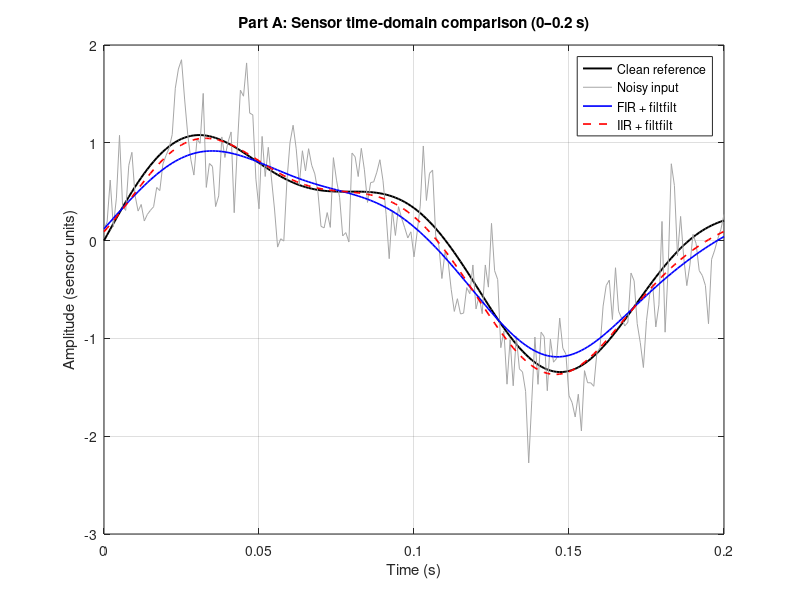
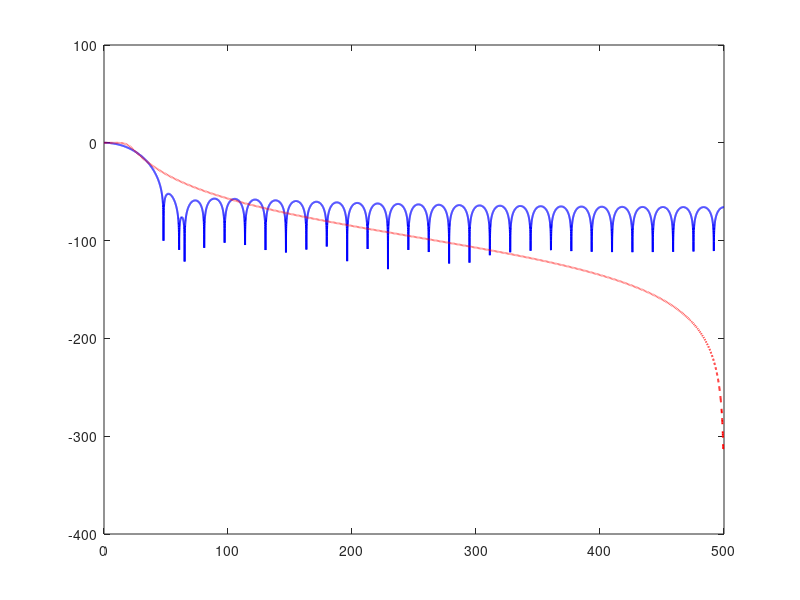

Source code (MATLAB) for these figures, in order: (Note: this script raises an error after producing the figures.)
%% Lecture 6 - Practical Digital Filtering (Parts A and B)
% Requires MATLAB and Signal Processing Toolbox.
% Run the entire script. Figures and measurements are saved next to this file.
clear; close all; clc;
root = fileparts(mfilename('fullpath'));
if isempty(root), root = pwd; end
out = fullfile(root,'figures');
if ~exist(out,'dir'), mkdir(out); end
fprintf('MATLAB version: %s\n', version);
if exist('fir1','file')~=2 || exist('butter','file')~=2 || ...
        exist('freqz','file')~=2 || exist('filtfilt','file')~=2
    error('Signal Processing Toolbox functions are unavailable.');
end
fprintf('Signal Processing Toolbox functions: available\n\n');

%% Part A - Reproducible synthetic sensor signal
Fs = 1000;
t = (0:1/Fs:2-1/Fs)';
rng(7);
clean = sin(2*pi*5*t) + 0.35*sin(2*pi*12*t);
noise = 0.35*sin(2*pi*50*t) + 0.20*sin(2*pi*137*t) + 0.25*randn(size(t));
x = clean + noise;
fc = 20;
bFIR = fir1(60, fc/(Fs/2), 'low');
[bIIR,aIIR] = butter(4, fc/(Fs/2), 'low');
yFIR = filtfilt(bFIR, 1, x);
yIIR = filtfilt(bIIR, aIIR, x);

% Figure A1: identical time axis, all four sensor traces
fig = figure('Color','w','Name','A1 Sensor time comparison');
segment = t <= 0.2;
plot(t(segment),clean(segment),'k-','LineWidth',1.4); hold on;
plot(t(segment),x(segment),'Color',[.65 .65 .65]);
plot(t(segment),yFIR(segment),'b-','LineWidth',1.2);
plot(t(segment),yIIR(segment),'r--','LineWidth',1.2);
legend('Clean reference','Noisy input','FIR + filtfilt','IIR + filtfilt','Location','best');
xlabel('Time (s)'); ylabel('Amplitude (sensor units)');
title('Part A: Sensor time-domain comparison (0–0.2 s)'); grid on;
exportgraphics(fig,fullfile(out,'A1_sensor_time.png'),'Resolution',180);

% Figure A2: one-pass frequency responses (filtfilt squares magnitude)
[HF,fResp] = freqz(bFIR,1,8192,Fs);
[HI,~] = freqz(bIIR,aIIR,8192,Fs);
fig = figure('Color','w','Name','A2 Filter responses');
plot(fResp,20*log10(max(abs(HF),eps)),'b','LineWidth',1.4); hold on;
plot(fResp,20*log10(max(abs(HI),eps)),'r--','LineWidth',1.4);
xline(fc,'k:','20 Hz nominal cutoff');
xlim([0 180]); ylim([-110 5]); grid on;
xlabel('Frequency (Hz)'); ylabel('One-pass magnitude (dB)');
title('Part A: FIR vs Butterworth IIR frequency responses');
legend('FIR order 60 (61 taps)','IIR Butterworth order 4','Location','southwest');
exportgraphics(fig,fullfile(out,'A2_filter_responses.png'),'Resolution',180);

% Figure A3: single-sided amplitude spectra (same N and amplitude scaling)
[fSensor,ampX] = singleSidedSpectrum(x,Fs);
[~,ampF] = singleSidedSpectrum(yFIR,Fs);
[~,ampI] = singleSidedSpectrum(yIIR,Fs);
fig = figure('Color','w','Name','A3 Sensor spectra');
plot(fSensor,ampX,'Color',[.55 .55 .55],'LineWidth',1.1); hold on;
plot(fSensor,ampF,'b','LineWidth',1.3);
plot(fSensor,ampI,'r--','LineWidth',1.3);
xlim([0 170]); grid on;
xlabel('Frequency (Hz)'); ylabel('Single-sided amplitude (sensor units)');
title('Part A: Spectrum before and after filtering');
legend('Noisy input','FIR output','IIR output','Location','northeast');
exportgraphics(fig,fullfile(out,'A3_sensor_spectra.png'),'Resolution',180);

rmseNoisy = sqrt(mean((x-clean).^2));
rmseFIR = sqrt(mean((yFIR-clean).^2));
rmseIIR = sqrt(mean((yIIR-clean).^2));
rmseTable = table({'Noisy input';'FIR (filtfilt)';'IIR (filtfilt)'}, ...
    [rmseNoisy;rmseFIR;rmseIIR], 'VariableNames',{'Signal','RMSE'});
disp('PART A RMSE versus clean reference:'); disp(rmseTable);
writetable(rmseTable,fullfile(root,'sensor_rmse.csv'));
for target = [5 12 50 137]
    [~,idx] = min(abs(fSensor-target));
    fprintf('Part A @ %3d Hz: noisy %.5f; FIR %.5f; IIR %.5f (spectrum bin %.2f Hz)\n', ...
        target,ampX(idx),ampF(idx),ampI(idx),fSensor(idx));
end

%% Part B - Handel recording with a controlled 50 Hz hum
% The assignment text contains a broken symbol in the supplied y(:) line.
% MATLAB's built-in Handel example provides y and Fs in the workspace.
load handel;  % provides y and Fs
xClean = double(y(:));
FsAudio = Fs;  % keep audio sample rate separate from sensor sample rate
if FsAudio <= 102, error('Audio sampling rate must exceed 102 Hz.'); end

tAudio = (0:numel(xClean)-1)'/FsAudio;
xHum = xClean + 0.15*sin(2*pi*50*tAudio);
[bN,aN] = butter(2,[49 51]/(FsAudio/2),'stop');
[bWide,aWide] = butter(2,[45 55]/(FsAudio/2),'stop');
yAudio = filtfilt(bN,aN,xHum);
yWide = filtfilt(bWide,aWide,xHum);

% Figure B1: same section and common y-axis limits
sel = tAudio >= 1 & tAudio <= 1.20;
fig = figure('Color','w','Name','B1 Audio time comparison');
plot(tAudio(sel),xClean(sel),'k','LineWidth',1); hold on;
plot(tAudio(sel),xHum(sel),'Color',[.6 .6 .6]);
plot(tAudio(sel),yAudio(sel),'b','LineWidth',1.1);
legend('Clean Handel','Hum added','Filtered 49–51 Hz','Location','best');
xlabel('Time (s)'); ylabel('Audio sample amplitude');
title('Part B: Handel audio waveforms (same playback-scale reference)'); grid on;
exportgraphics(fig,fullfile(out,'B1_audio_waveforms.png'),'Resolution',180);

% Figure B2: comparable one-sided amplitude spectra, close-up around 50 Hz
[fAudio,sClean] = singleSidedSpectrum(xClean,FsAudio);
[~,sHum] = singleSidedSpectrum(xHum,FsAudio);
[~,sNarrow] = singleSidedSpectrum(yAudio,FsAudio);
[~,sWide] = singleSidedSpectrum(yWide,FsAudio);
fig = figure('Color','w','Name','B2 Audio spectra');
plot(fAudio,sClean,'k','LineWidth',1.2); hold on;
plot(fAudio,sHum,'Color',[.65 .65 .65],'LineWidth',1.1);
plot(fAudio,sNarrow,'b','LineWidth',1.2);
plot(fAudio,sWide,'r--','LineWidth',1.2);
xlim([35 65]); grid on;
xlabel('Frequency (Hz)'); ylabel('Single-sided amplitude (audio units)');
title('Part B: Audio spectrum near 50 Hz');
legend('Clean','Hum added','49–51 Hz filtered','45–55 Hz filtered','Location','best');
exportgraphics(fig,fullfile(out,'B2_audio_spectra.png'),'Resolution',180);

% Figure B3: one-pass stop-filter responses, note filtfilt applies twice
[HN,ff] = freqz(bN,aN,16384,FsAudio);
[HW,~] = freqz(bWide,aWide,16384,FsAudio);
fig = figure('Color','w','Name','B3 Notch responses');
plot(ff,20*log10(max(abs(HN),eps)),'b','LineWidth',1.3); hold on;
plot(ff,20*log10(max(abs(HW),eps)),'r--','LineWidth',1.3);
xlim([35 65]); ylim([-100 5]); grid on;
xlabel('Frequency (Hz)'); ylabel('One-pass magnitude (dB)');
title('Part B: Narrow vs wide band-stop frequency responses');
legend('49–51 Hz notch','45–55 Hz notch','Location','southwest');
exportgraphics(fig,fullfile(out,'B3_notch_responses.png'),'Resolution',180);

% State measurement method explicitly: strongest FFT bin near 50 Hz.
% This includes any original music present in that bin; it is not a pure
% estimate of injected hum. Avoid claiming it measures only injected hum.
searchBins = abs(fAudio-50) <= 0.3;
peakBefore = max(sHum(searchBins));
peakAfter = max(sNarrow(searchBins));
peakWide = max(sWide(searchBins));
attenMeasured = 20*log10(max(peakAfter,realmin)/max(peakBefore,realmin));
attenWide = 20*log10(max(peakWide,realmin)/max(peakBefore,realmin));
fprintf('\nPART B (audio Fs = %.0f Hz, length %.2f s)\n',FsAudio,numel(xClean)/FsAudio);
fprintf('Peak spectrum amplitude within 50 +/- 0.3 Hz: before %.6g, narrow %.6g, wide %.6g\n', ...
    peakBefore,peakAfter,peakWide);
fprintf('Measured near-50 Hz bin-peak change: narrow %.2f dB, wide %.2f dB\n', ...
    attenMeasured,attenWide);
resultsFile = fullfile(root,'measured_results.txt');
fid = fopen(resultsFile,'w');
fprintf(fid,'MATLAB %s\nSignal Processing Toolbox functions available\n',version);
fprintf(fid,'Part A: Fs = 1000 Hz, N = %d, fc = 20 Hz\n',numel(x));
fprintf(fid,'RMSE noisy = %.8f\nRMSE FIR = %.8f\nRMSE IIR = %.8f\n',rmseNoisy,rmseFIR,rmseIIR);
fprintf(fid,'Part B: Fs = %g Hz, N = %d\n',FsAudio,numel(xClean));
fprintf(fid,'50 Hz spectral bin peak +/-0.3 Hz before = %.8g\n',peakBefore);
fprintf(fid,'Narrow peak = %.8g (change %.3f dB)\n',peakAfter,attenMeasured);
fprintf(fid,'Wide peak = %.8g (change %.3f dB)\n',peakWide,attenWide);
fprintf(fid,'Method: max single-sided FFT amplitude within +/-0.3 Hz of 50 Hz, full recording.\n');
fclose(fid);

% Listen manually at equal playback gain (avoid soundsc automatic rescaling):
% gain = max([1; abs(xHum); abs(yAudio)]);
% sound(xHum/gain, FsAudio);      % Listen to hum-added example
% sound(yAudio/gain, FsAudio);    % After playback finishes, listen to filtered
% sound(yWide/gain, FsAudio);     % Optional wide-band comparison
fprintf('\nPlots and measured_results.txt saved. Listen using the commented sound() lines, one at a time.\n');

%% Local helper - single-sided amplitude spectrum (even or odd lengths)
function [f,P1] = singleSidedSpectrum(z,Fs)
    z = z(:); N = numel(z);
    Y = fft(z);
    nHalf = floor(N/2);
    P1 = abs(Y(1:nHalf+1))/N;
    if mod(N,2)==0
        if numel(P1)>2, P1(2:end-1) = 2*P1(2:end-1); end
    else
        if numel(P1)>1, P1(2:end) = 2*P1(2:end); end
    end
    f = Fs*(0:nHalf)'/N;
end
